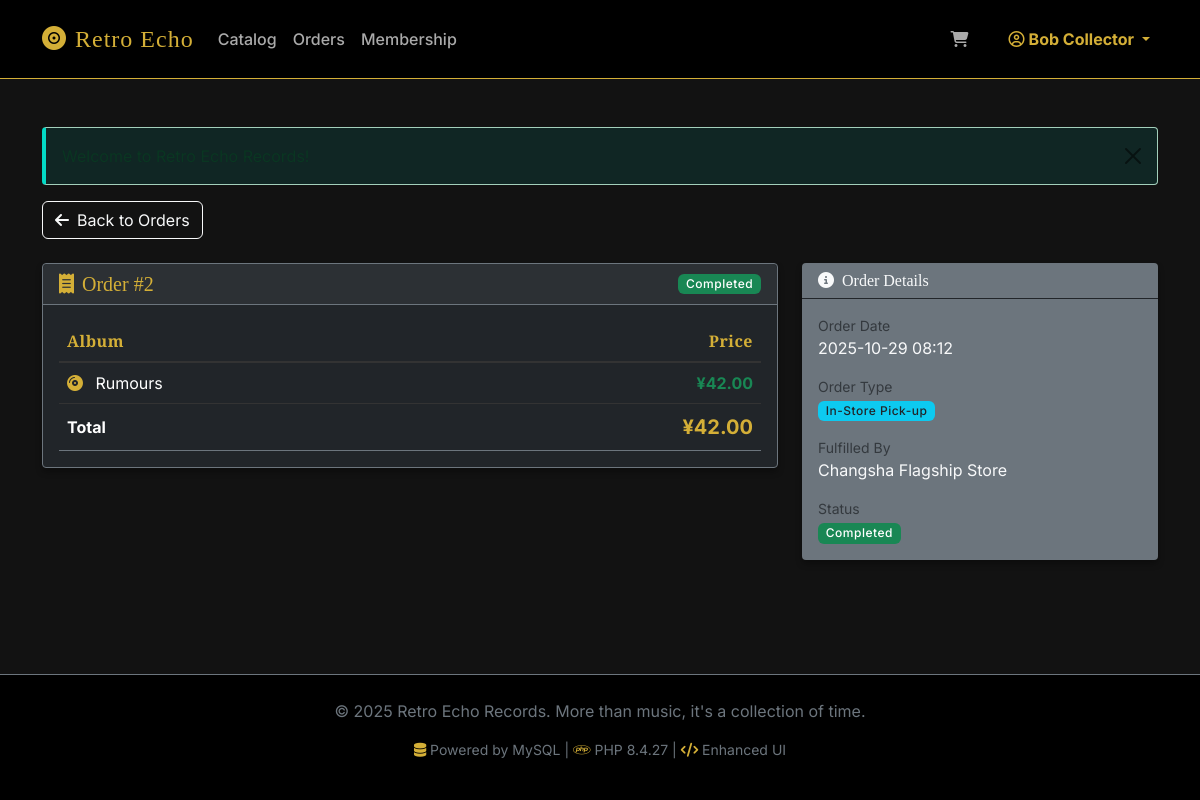
The page /customer/order_detail.php?id=2 (signed in) on the database its author committed.
### tables this page shows
CREATE TABLE CustomerOrder (
    OrderID INT AUTO_INCREMENT PRIMARY KEY,
    CustomerID INT,
    FulfilledByShopID INT NOT NULL,
    OrderDate DATETIME DEFAULT CURRENT_TIMESTAMP,
    TotalAmount DECIMAL(10,2),
    OrderStatus ENUM('Pending', 'Paid', 'Shipped', 'Completed', 'Cancelled') DEFAULT 'Pending',
    OrderType ENUM('InStore', 'Online') NOT NULL,
    FOREIGN KEY (CustomerID) REFERENCES Customer(CustomerID),
    FOREIGN KEY (FulfilledByShopID) REFERENCES Shop(ShopID)
);

CREATE TABLE Shop (
    ShopID INT AUTO_INCREMENT PRIMARY KEY,
    Name VARCHAR(100) NOT NULL,
    Address TEXT,
    Type ENUM('Retail', 'Warehouse') NOT NULL
);

### public/customer/order_detail.php (the view, shortened to what this page needs)
<?php
require_once __DIR__ . '/../../config/db_connect.php';
require_once __DIR__ . '/../../includes/header.php';
$customerId = $_SESSION['user_id'];
$orderId = isset($_GET['id']) ? (int)$_GET['id'] : 0;
$orderSql = "SELECT co.*, s.Name as ShopName
             FROM CustomerOrder co
             LEFT JOIN Shop s ON co.FulfilledByShopID = s.ShopID
             WHERE co.OrderID = ? AND co.CustomerID = ?";
$stmt = $pdo->prepare($orderSql);
$stmt->execute([$orderId, $customerId]);
$order = $stmt->fetch();
$detailSql = "SELECT * FROM vw_customer_order_history WHERE OrderID = ? AND CustomerID = ?";
$stmt = $pdo->prepare($detailSql);
$stmt->execute([$orderId, $customerId]);
$items = $stmt->fetchAll();
$statusClass = match($order['OrderStatus']) {
    'Paid' => 'bg-success',
    'Completed' => 'bg-success',
    'Shipped' => 'bg-info',
    'Pending' => 'bg-warning text-dark',
    'Cancelled' => 'bg-danger',
    default => 'bg-secondary'
};
?>
<div class="mb-4">
    <a href="orders.php" class="btn btn-outline-light">
        <i class="fa-solid fa-arrow-left me-2"></i>Back to Orders
    </a>
</div>
<div class="row">
    <div class="col-lg-8">
        <div class="card bg-dark border-secondary mb-4">
            <div class="card-header border-secondary d-flex justify-content-between align-items-center">
                <h5 class="mb-0 text-warning">
                    <i class="fa-solid fa-receipt me-2"></i>Order #<?= $order['OrderID'] ?>
                </h5>
                <span class="badge <?= $statusClass ?>"><?= h($order['OrderStatus']) ?></span>
            </div>
            <div class="card-body">
                <div class="table-responsive">
                    <table class="table table-dark table-hover mb-0">
                        <thead>
                            <tr>
                                <th>Album</th>
                                <th class="text-end">Price</th>
                            </tr>
                        </thead>
                        <tbody>
                            <?php foreach ($items as $item): ?>
                            <tr>
                                <td>
                                    <i class="fa-solid fa-compact-disc text-warning me-2"></i>
                                    <?= h($item['AlbumTitle']) ?>
                                </td>
                                <td class="text-end text-success fw-bold"><?= formatPrice($item['PriceAtSale']) ?></td>
                            </tr>
                            <?php endforeach; ?>
                        </tbody>
                        <tfoot class="border-top border-secondary">
                            <tr>
                                <th>Total</th>
                                <th class="text-end text-warning fs-5"><?= formatPrice($order['TotalAmount']) ?></th>
                            </tr>
                        </tfoot>
                    </table>
                </div>
            </div>
        </div>
    </div>
    <div class="col-lg-4">
        <div class="card bg-secondary border-0 mb-4">
            <div class="card-header bg-transparent border-bottom border-dark">
                <h6 class="mb-0 text-light"><i class="fa-solid fa-circle-info me-2"></i>Order Details</h6>
            </div>
            <div class="card-body">
                <ul class="list-unstyled mb-0">
                    <li class="mb-3">
                        <small class="text-muted d-block">Order Date</small>
                        <span class="text-light"><?= formatDate($order['OrderDate']) ?></span>
                    </li>
                    <li class="mb-3">
                        <small class="text-muted d-block">Order Type</small>
                        <?php if($order['OrderType'] == 'InStore'): ?>
                            <span class="badge bg-info text-dark">In-Store Pick-up</span>
                        <?php else: ?>
                            <span class="badge bg-primary">Online Delivery</span>
                        <?php endif; ?>
                    </li>
                    <li class="mb-3">
                        <small class="text-muted d-block">Fulfilled By</small>
                        <span class="text-light"><?= h($order['ShopName'] ?? 'Warehouse') ?></span>
                    </li>
                    <li>
                        <small class="text-muted d-block">Status</small>
                        <span class="badge <?= $statusClass ?>"><?= h($order['OrderStatus']) ?></span>
                    </li>
                </ul>
            </div>
        </div>
    </div>
</div>
<?php require_once __DIR__ . '/../../includes/footer.php'; ?>

### public/assets/css/style.css (style rules this page uses)
:root { --bs-body-bg: #121212; --bs-body-color: #e0e0e0; --primary-gold: #d4af37; --primary-gold-hover: #b59020; --secondary-dark: #1e1e1e; --accent-red: #cf6679; --accent-green: #03dac6; --border-color: #333; }
body { font-family: 'Inter', sans-serif; background-color: var(--bs-body-bg); color: var(--bs-body-color); }
h1, h2, h3, h4, h5, h6, .navbar-brand { font-family: 'Playfair Display', serif; color: #fff; }
.card { background-color: var(--secondary-dark); border: 1px solid var(--border-color); border-radius: 4px; box-shadow: 0 4px 6px rgba(0,0,0,0.3); transition: transform 0.2s, box-shadow 0.2s; }
.card-header { background-color: rgba(255, 255, 255, 0.05); border-bottom: 1px solid var(--border-color); font-weight: 600; }
.table { color: #ccc; border-color: var(--border-color); }
.table thead th { color: var(--primary-gold); border-bottom-width: 2px; font-family: 'Playfair Display', serif; letter-spacing: 0.5px; }
.text-warning { color: var(--primary-gold) !important; }
.badge { font-weight: 500; letter-spacing: 0.5px; }

### public/assets/css/enhancements.css (style rules this page uses)
.btn { position: relative; overflow: hidden; transition: all 0.3s ease; }
.btn::before { content: ''; position: absolute; top: 50%; left: 50%; width: 0; height: 0; border-radius: 50%; background: rgba(255, 255, 255, 0.3); transform: translate(-50%, -50%); transition: width 0.6s, height 0.6s; }
.fade-in { animation: fadeIn 0.5s ease-in; }

### rows shown on the page
customerorder: OrderID "2", OrderStatus "Completed", TotalAmount "¥42.00", OrderDate "2025-10-29 08:12", FulfilledByShopID.Name "Changsha Flagship Store"

### other values the page prints
$_SESSION['username'] "Bob Collector"
$item['AlbumTitle'] "Rumours"
formatPrice($item['PriceAtSale']) "¥42.00"
phpversion() "8.4.27"
